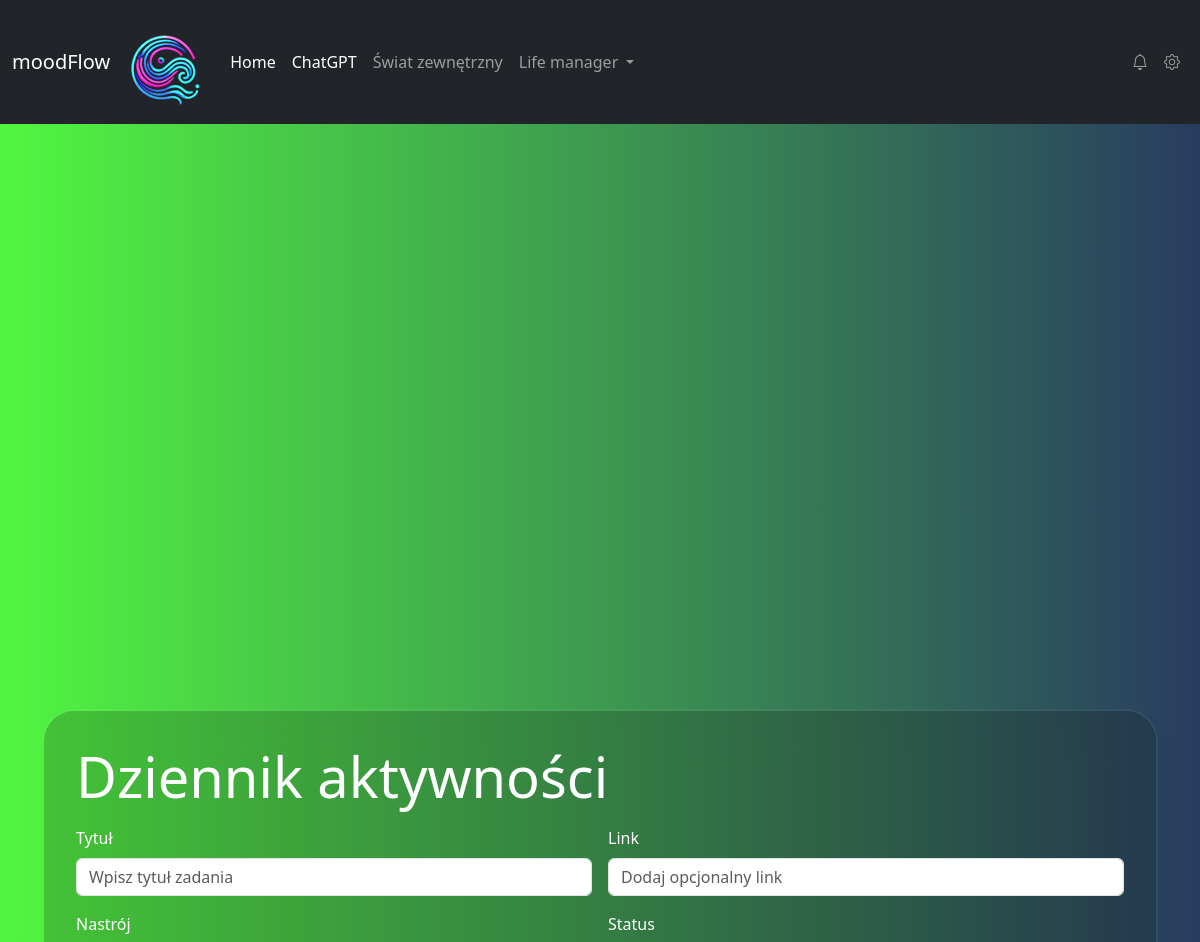
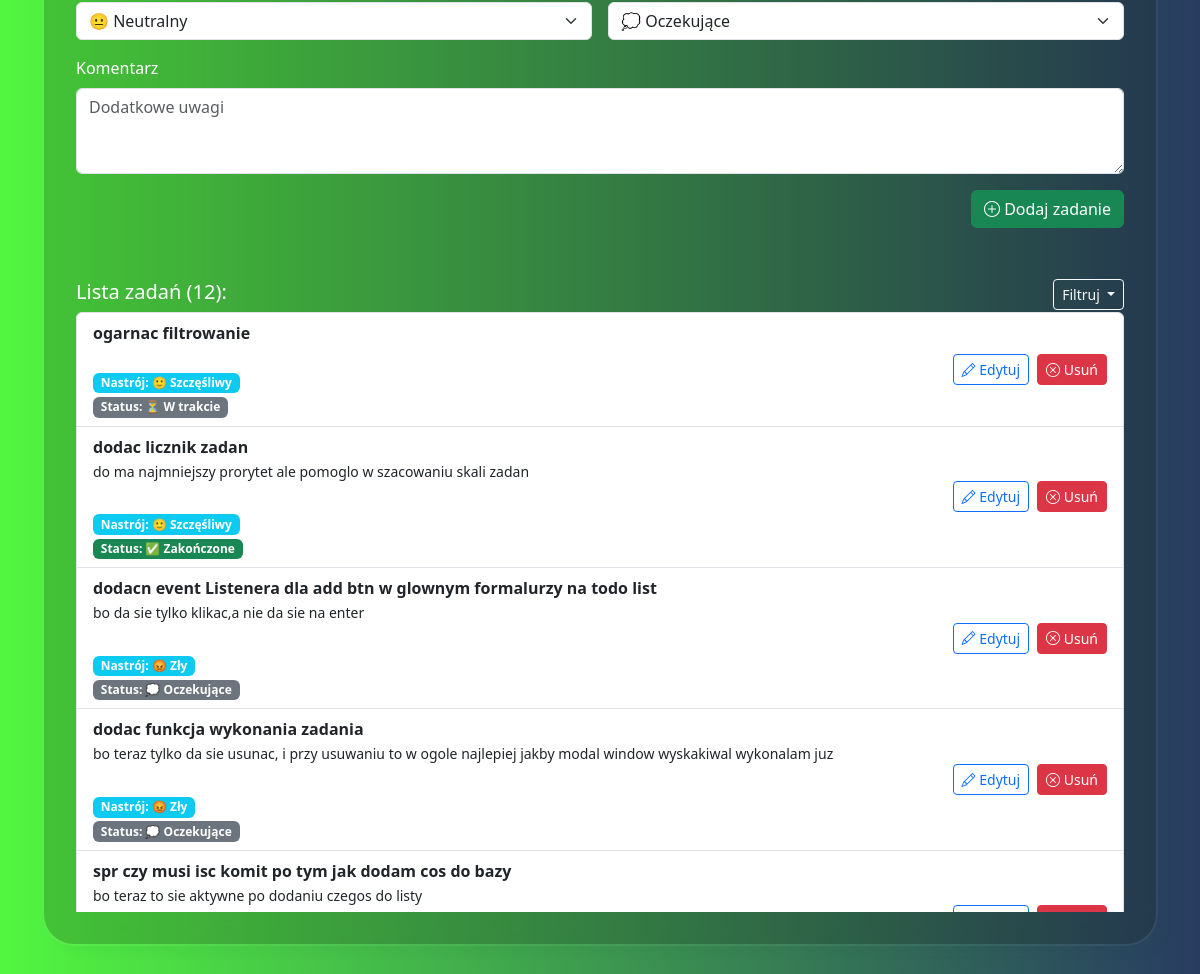
Page /dziennik on the committed database (2 pictures, top to bottom).
### myapp/models.py (models this page shows, shortened)
class Task(models.Model):
    title = models.CharField(max_length=255)
    comment = models.TextField(blank=True, null=True)
    url = models.URLField(null=True, blank=True)
    mood_choice = models.CharField(choices=MOOD_CHOICES, max_length=20, default="neutral")
    status = models.CharField(choices=IDEA_STATUS, max_length=30, default="pending")
    created_at = models.DateTimeField(auto_now_add=True)
    updated_at = models.DateTimeField(null=True, blank=True)

### myapp/views.py (the view)
# urls.py: path('dziennik', todo_list, name='todo_list'),  # dziennik aktywnosci - lista zadań
def todo_list(request):
    status_filter = request.GET.get("status")  # np. ?status=pending
    if status_filter:
        print("STATUS FILTER:", status_filter)  # 👈 zobaczysz w terminalu
        tasks = Task.objects.filter(status=status_filter).order_by("-created_at")
    else:
        tasks = Task.objects.all().order_by("-created_at")
    task_count = tasks.count()
    if request.method == "POST":
        form = TaskForm(request.POST)
        if form.is_valid():
            form.save()
            return redirect("todo_list")
    else:
        form = TaskForm()
    return render(request, "myapp/todo.html",
                  {"tasks": tasks,
                   "form": form,
                   'task_count': task_count,
                   "status_filter": status_filter,})

### myapp/forms.py
class TaskForm(forms.ModelForm):
    class Meta:
        model = Task
        fields = ["title", "comment", "url", "mood_choice", "status"]  # fields inside form
        widgets = {
            "title": forms.TextInput(attrs={"class": "form-control", "placeholder": "Wpisz tytuł zadania"}),
            "comment": forms.Textarea(attrs={"class": "form-control", "rows": 3, "placeholder": "Dodatkowe uwagi"}),
            "url": forms.URLInput(attrs={"class": "form-control", "placeholder": "Dodaj opcjonalny link"}),
            "mood_choice": forms.Select(attrs={"class": "form-select"}),
            "status": forms.Select(attrs={"class": "form-select"}),
        }

### myapp/templates/myapp/todo.html (shortened to what this page needs)
{% extends 'base.html' %}
{% block content %}
    <h1 class="display-4 text-white mb-3">Dziennik aktywności</h1>
    <form method="POST" class="row g-3">
        <div class="col-md-6">
            <label for="{{ form.title.id }}" class="form-label">Tytuł</label>
            {{ form.title }}
        </div>
        <div class="col-md-6">
            <label for="id_url" class="form-label">Link</label>
            {{ form.url }}
        </div>
        <div class="col-md-6">
            <label for="id_mood_choice" class="form-label">Nastrój</label>
            {{ form.mood_choice }}
        </div>
        <div class="col-md-6">
            <label for="id_status" class="form-label">Status</label>
            {{ form.status }}
        </div>
        <div class="col-12">
            <label for="id_comment" class="form-label">Komentarz</label>
            {{ form.comment }}
        </div>
        <div class="col-12 text-end">
            <button type="submit" class="btn btn-success"><i class="bi bi-plus-circle"></i> Dodaj zadanie</button>
        </div>
    </form>
    <div class="card-header d-flex justify-content-between align-items-center mt-5">
    <h5 class="mt-1">Lista zadań ({{ task_count }}):</h5>
    <div class="dropdown">
        <button class="btn btn-sm btn-outline-light dropdown-toggle" type="button" id="filterDropdown" data-bs-toggle="dropdown" aria-expanded="false">
             Filtruj
         </button>
         </div>
    </div>
    <div class="card-body task-list" style="max-height: 600px; overflow-y: auto;">
        <ul class="list-group">
            {% for task in tasks %}
                <li class="list-group-item d-flex justify-content-between align-items-center">
                    <div>
                        <strong>{{ task.title }}</strong><br>
                        {% if task.comment %}<p class="mb-1"><small>{{ task.comment }}</small></p>{% endif %}<br>
                        <span class="mb-0 badge bg-info me-2">Nastrój: {{ task.get_mood_choice_display }}</span><br>
                        <span class="mb-0 badge {% if task.status == 'completed' %}bg-success{% elif task.status == 'pending' %}bg-secondary{% else %}bg-secondary{% endif %}">
                                 Status: {{ task.get_status_display }}
                            </span>
                    </div>
                    <div class="d-flex gap-2">
                        <a href="{% url 'edit_task' task.id %}" class="btn btn-outline-primary btn-sm"><i class="bi bi-pencil"></i> Edytuj</a>
                        <form action="{% url 'delete_task' task.id %}" method="POST">
                            <button type="submit" class="btn btn-danger btn-sm"><i class="bi bi-x-circle"></i> Usuń</button>
                        </form>
                    </div>
                </li>
            {% empty %}
                <li class="list-group-item text-muted">Brak zadań w tym statusie</li>
            {% endfor %}
        </ul>
    </div>
{% endblock %}

### rows in the picture
Task: title "ogarnac filtrowanie", mood_choice "🙂 Szczęśliwy", status "⏳ W trakcie"
Task: title "dodac licznik zadan", comment "do ma najmniejszy prorytet ale pomoglo w szacowaniu skali zadan", mood_choice "🙂 Szczęśliwy", status "✅ Zakończone"
Task: title "dodacn event Listenera dla add btn w glownym formalurzy na todo list", comment "bo da sie tylko klikac,a nie da sie na enter", mood_choice "😡 Zły", status "💭 Oczekujące"
Task: title "dodac funkcja wykonania zadania", comment "bo teraz tylko da sie usunac, i przy usuwaniu to w ogole najlepiej jakby modal window wyskakiwal wykonalam juz", mood_choice "😡 Zły", status "💭 Oczekujące"
Task: title "spr czy musi isc komit po tym jak dodam cos do bazy", comment "bo teraz to sie aktywne po dodaniu czegos do listy"

### other values in the picture
{{ task_count }} "12"
